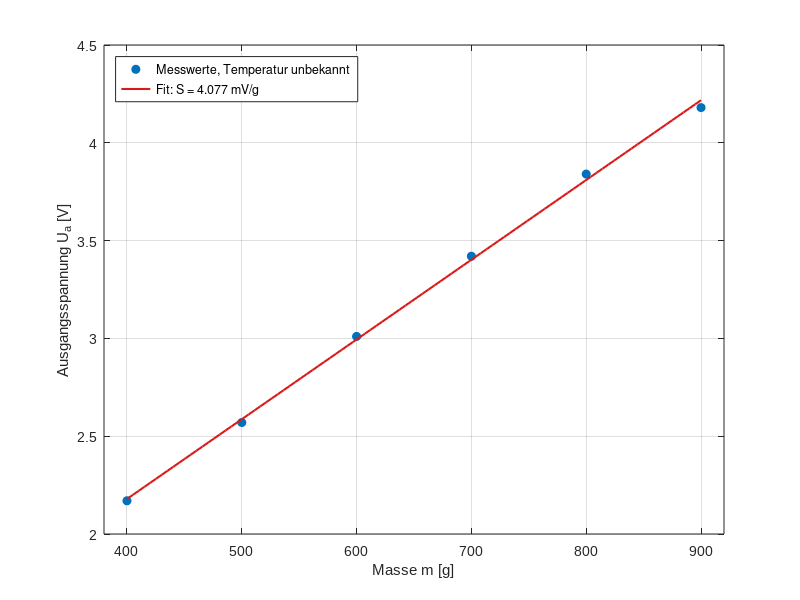
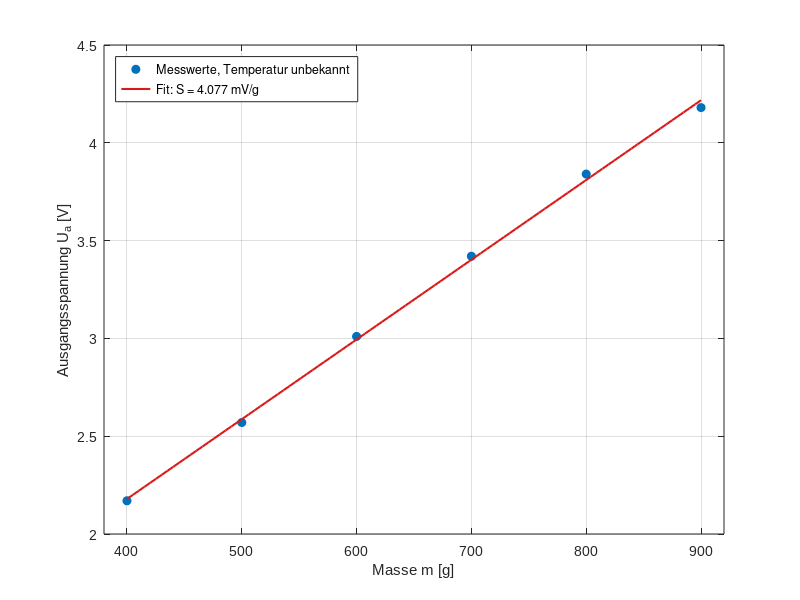
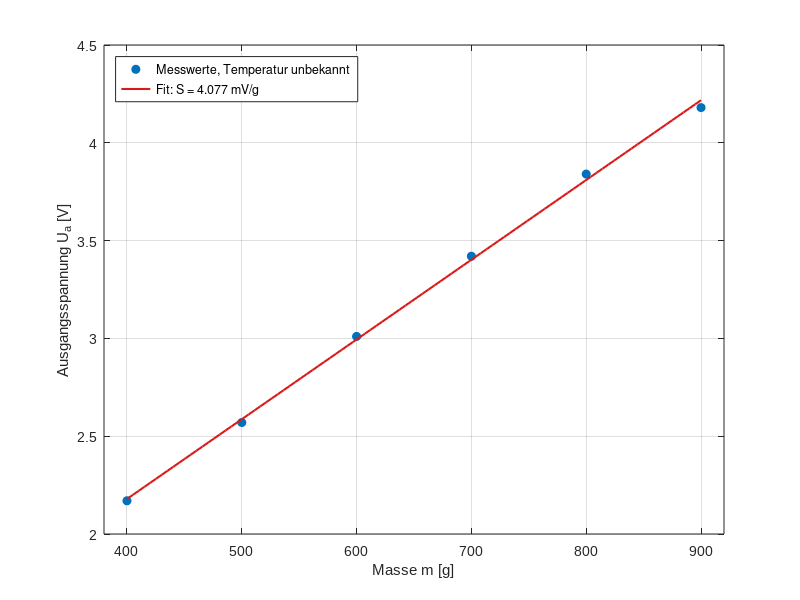

MATLAB code to generate these figures, in order: (Note: this script raises an error after producing the figures.)
%% Vollbruecken-Kalibrierung und Filtervergleich, Labor3
% In MATLAB oeffnen und Run ausfuehren. Messwerte hier direkt bearbeiten.
% Keine zusaetzliche Toolbox. Die Figur bleibt zum Bearbeiten geoeffnet.
% Vollbruecken-Lastreihe: Balken noch warm, Temperatur unbekannt.
% Den PT1000-Wert der separaten Filtermessung NICHT auf die Lastreihe uebertragen.

%% Lastmessungen: Masse in g, Ausgangsspannung in V
m_VB_g = [400;500;600;700;800;900];
Ua_VB_V = [2.17;2.57;3.01;3.42;3.84;4.18]; % 3.01 V vom Nutzer bestaetigt
% Bereits dokumentierte Halbbruecken-Referenzmessung:
m_HB_g = [0;500;600;700;800;900];
Ua_HB_V = [0.610;1.92;2.13;2.29;2.46;2.64];

%% Lineare Regression Ua = S*m + b
p_VB = polyfit(m_VB_g,Ua_VB_V,1);
p_HB = polyfit(m_HB_g,Ua_HB_V,1);
S_VB_mV_g = 1000*p_VB(1);
S_HB_mV_g = 1000*p_HB(1);
Ua_VB_Modell_V = polyval(p_VB,m_VB_g);
residuen_VB_V = Ua_VB_V-Ua_VB_Modell_V;
R2_VB = 1-sum(residuen_VB_V.^2)/sum((Ua_VB_V-mean(Ua_VB_V)).^2);
verhaeltnis_gesamte_reihen = p_VB(1)/p_HB(1);
% b ist ein extrapolierter Achsenabschnitt, keine gemessene Nullspannung.
% Eine Nullmessung der warmen Vollbruecke liegt nicht vor.

%% Zusatzvergleich im gemeinsamen Lastbereich500-900 g
idx_VB = m_VB_g>=500 & m_VB_g<=900;
idx_HB = m_HB_g>=500 & m_HB_g<=900;
p_VB_gemeinsam = polyfit(m_VB_g(idx_VB),Ua_VB_V(idx_VB),1);
p_HB_gemeinsam = polyfit(m_HB_g(idx_HB),Ua_HB_V(idx_HB),1);
verhaeltnis_gemeinsam = p_VB_gemeinsam(1)/p_HB_gemeinsam(1);
% Gleicher Lastbereich beseitigt den Unterschied der Temperaturbedingungen
% nicht. Die Verhaeltnisse beweisen keinen isolierten Brueckeneffekt.

%% Filtermessung: eigene Messbedingungen
R_PT1000_Ohm = 1138;
R0_Ohm = 1000;
alpha_pro_K = 0.003910; % Laborskript Gl.(3.2)
T_Filter_C = (R_PT1000_Ohm/R0_Ohm-1)/alpha_pro_K;
Un_ungefiltert_V = 2.7e-3;
Un_gefiltert_V = 150e-6;
rauschfaktor = Un_ungefiltert_V/Un_gefiltert_V;
verbleibend_prozent = 100/rauschfaktor;
reduktion_prozent = 100-verbleibend_prozent;
reduktion_dB = 20*log10(rauschfaktor); % positiver Wert fuer die Reduktion
% Das ist das Verhaeltnis zweier gemessener Gesamt-RMS-Werte, keine
% Daempfung bei einer einzelnen Frequenz und kein Rauschquellennachweis.

%% Tatsaechlich verwendete RC-Bauteilwerte laut Nutzer
% Letzte Nutzerkorrektur:22 kOhm und1 uF, vorherige220-kOhm-Angabe ueberholt.
RF_Ohm = 22e3;
CF_F = 1e-6;
fg_Hz = 1/(2*pi*RF_Ohm*CF_F);
tau_s = RF_Ohm*CF_F;
daempfung_50Hz_dB = 10*log10(1+(50/fg_Hz)^2);

%% Vollbruecken-Kennlinie zeichnen
blau = [0 0.447 0.741];
rot = [0.85 0.10 0.10];
fig_vb_kalibrierung = figure('Name','Vollbruecke: warme Kalibrierung', ...
    'Color','w','Units','centimeters','Position',[3 3 17 11]);
plot(m_VB_g,Ua_VB_V,'o','Color',blau,'MarkerFaceColor',blau, ...
    'DisplayName','Messwerte, Temperatur unbekannt');
hold on
m_fit_g = linspace(min(m_VB_g),max(m_VB_g),100);
plot(m_fit_g,polyval(p_VB,m_fit_g),'-','Color',rot,'LineWidth',1.5, ...
    'DisplayName',sprintf('Fit: S = %.3f mV/g',S_VB_mV_g));
hold off
grid on
xlabel('Masse m [g]');
ylabel('Ausgangsspannung U_a [V]');
legend('Location','northwest');
set(gca,'FontName','Arial','FontSize',10);
xlim([380 920]); ylim([2.0 4.5]);

%% Export relativ zum Speicherort dieses Skripts
projekt_ordner = fileparts(fileparts(mfilename('fullpath')));
ausgabe_ordner = fullfile(projekt_ordner,'bilder','vollbruecke');
if ~exist(ausgabe_ordner,'dir'), mkdir(ausgabe_ordner); end
plot_name = fullfile(ausgabe_ordner,'kalibrierung_vollbruecke');
exportgraphics(fig_vb_kalibrierung,[plot_name '.png'],'Resolution',180);
exportgraphics(fig_vb_kalibrierung,[plot_name '.pdf'],'ContentType','vector');
savefig(fig_vb_kalibrierung,[plot_name '.fig']);
messwerte_VB = table(m_VB_g,Ua_VB_V,Ua_VB_Modell_V,residuen_VB_V);
writetable(messwerte_VB,fullfile(ausgabe_ordner,'kalibrierung_werte.csv'));

%% Ergebnisse im Command Window und im Workspace
disp(messwerte_VB)
fprintf('Vollbruecke: Ua[V] = %.9f*m[g] + %.9f; R^2 = %.9f\n', ...
    p_VB(1),p_VB(2),R2_VB);
fprintf('Sensitivitaeten VB/HB, gesamte Reihen: %.6f / %.6f mV/g\n', ...
    S_VB_mV_g,S_HB_mV_g);
fprintf('Verhaeltnis gesamte Reihen: %.6f\n',verhaeltnis_gesamte_reihen);
fprintf('Gemeinsamer Bereich500-900g: VB %.6f, HB %.6f mV/g; Faktor %.6f\n', ...
    1000*p_VB_gemeinsam(1),1000*p_HB_gemeinsam(1),verhaeltnis_gemeinsam);
fprintf('Filtermessung: R=%.0f Ohm, T=%.6f Grad C\n',R_PT1000_Ohm,T_Filter_C);
fprintf('RMS: %.3f mV -> %.3f mV; Faktor %.6f\n', ...
    1000*Un_ungefiltert_V,1000*Un_gefiltert_V,rauschfaktor);
fprintf('Reduktion %.6f%% bzw. %.6f dB; verbleibend %.6f%%\n', ...
    reduktion_prozent,reduktion_dB,verbleibend_prozent);
fprintf('RC-Idealmodell fuer verwendete Bauteile: fg=%.6f Hz, tau=%.6f s, Daempfung50Hz=%.6f dB\n', ...
    fg_Hz,tau_s,daempfung_50Hz_dB);
ergebnisse = struct('S_VB_mV_g',S_VB_mV_g,'b_VB_V',p_VB(2), ...
    'R2_VB',R2_VB,'S_HB_mV_g',S_HB_mV_g, ...
    'Verhaeltnis_gesamte_reihen',verhaeltnis_gesamte_reihen, ...
    'S_VB_gemeinsam_mV_g',1000*p_VB_gemeinsam(1), ...
    'S_HB_gemeinsam_mV_g',1000*p_HB_gemeinsam(1), ...
    'Verhaeltnis_gemeinsam',verhaeltnis_gemeinsam, ...
    'T_Filter_C',T_Filter_C,'Rauschfaktor',rauschfaktor, ...
    'Reduktion_prozent',reduktion_prozent,'Reduktion_dB',reduktion_dB, ...
    'fg_Hz',fg_Hz,'tau_s',tau_s,'Daempfung50Hz_dB',daempfung_50Hz_dB);
fid = fopen(fullfile(ausgabe_ordner,'auswertung.json'),'w');
if fid<0, error('Ergebnisdatei konnte nicht geoeffnet werden.'); end
fprintf(fid,'%s',jsonencode(ergebnisse,PrettyPrint=true));
fclose(fid);
